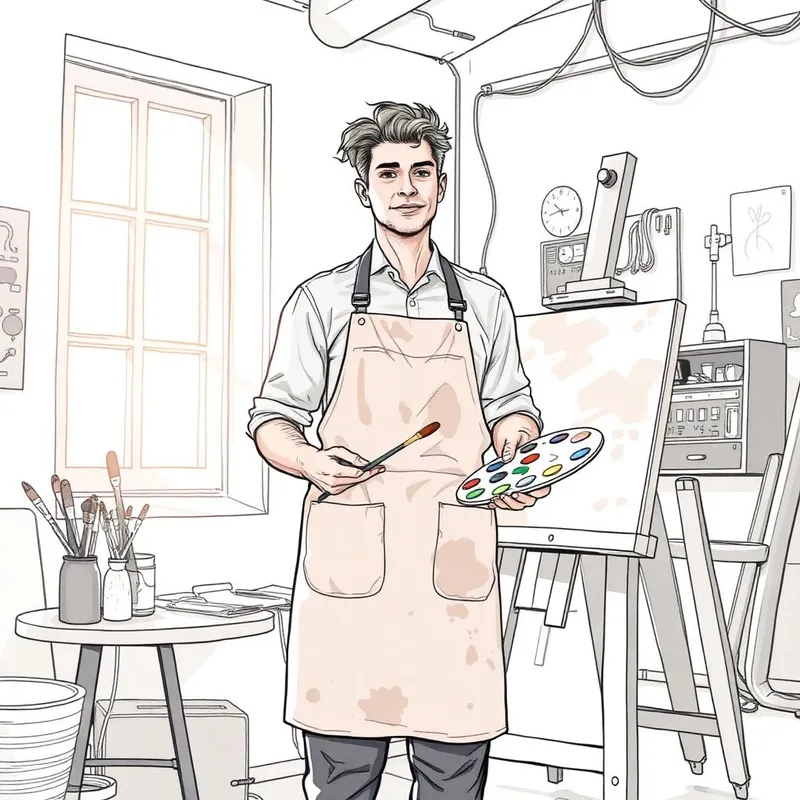
#> input picture attached_assets/IMG_0691_1766880050020.webp, 800 x 800 px
$ python -i lighting_analysis.py   (imports and definitions only)   (older library calls are emulated)
#> lines starting #> are read from the running program, lines starting #| are printed output that depends on the picture
"""
Stage 7: Lighting & Shadow Inference

Analyzes shadow direction, intensity, highlight spread, and contrast gradients
using image gradients and depth cues.
"""

from typing import Dict, Optional, Tuple
import math

try:
    import numpy as np
    from PIL import Image
    import cv2
except ImportError:
    np = None
    Image = None
    cv2 = None

from pipeline.schemas import LightingAnalysisResult, LightingDirection


def compute_gradient_direction(image: 'np.ndarray') -> Tuple[float, float]:
    """
    Compute dominant gradient direction using Sobel operators.
    Returns (angle_degrees, magnitude).
    """
    if cv2 is None:
        raise ImportError("OpenCV is required")

    if len(image.shape) == 3:
        gray = cv2.cvtColor(image, cv2.COLOR_RGB2GRAY)
    else:
        gray = image

    gray = gray.astype(np.float32) / 255.0

    sobel_x = cv2.Sobel(gray, cv2.CV_32F, 1, 0, ksize=3)
    sobel_y = cv2.Sobel(gray, cv2.CV_32F, 0, 1, ksize=3)

    magnitude = np.sqrt(sobel_x**2 + sobel_y**2)

    threshold = np.percentile(magnitude, 90)
    strong_mask = magnitude > threshold

    if np.sum(strong_mask) < 10:
        return 0.0, 0.0

    avg_gx = np.mean(sobel_x[strong_mask])
    avg_gy = np.mean(sobel_y[strong_mask])

    angle = math.degrees(math.atan2(avg_gy, avg_gx))

    avg_magnitude = np.mean(magnitude[strong_mask])

    return angle, float(avg_magnitude)


def angle_to_direction(angle: float) -> LightingDirection:
    """Convert angle in degrees to lighting direction enum."""
    angle = angle % 360

    if angle < 0:
        angle += 360

    direction_map = [
        (337.5, 360, LightingDirection.RIGHT),
        (0, 22.5, LightingDirection.RIGHT),
        (22.5, 67.5, LightingDirection.BOTTOM_RIGHT),
        (67.5, 112.5, LightingDirection.BOTTOM),
        (112.5, 157.5, LightingDirection.BOTTOM_LEFT),
        (157.5, 202.5, LightingDirection.LEFT),
        (202.5, 247.5, LightingDirection.TOP_LEFT),
        (247.5, 292.5, LightingDirection.TOP),
        (292.5, 337.5, LightingDirection.TOP_RIGHT),
    ]

    for start, end, direction in direction_map:
        if start <= angle < end:
            return direction

    return LightingDirection.AMBIENT


def compute_shadow_intensity(image: 'np.ndarray') -> float:
    """
    Estimate shadow intensity based on dark region analysis.
    Returns value 0-1 where 1 = strong shadows.
    """
    if len(image.shape) == 3:
        gray = cv2.cvtColor(image, cv2.COLOR_RGB2GRAY)
    else:
        gray = image

    dark_threshold = 50
    dark_pixels = np.sum(gray < dark_threshold)
    total_pixels = gray.size

    dark_ratio = dark_pixels / total_pixels

    std_dev = np.std(gray)

    intensity = (dark_ratio * 0.5) + (std_dev / 255 * 0.5)

    return min(1.0, max(0.0, intensity * 2))


def compute_highlight_strength(image: 'np.ndarray') -> float:
    """
    Estimate highlight strength based on bright region analysis.
    Returns value 0-1 where 1 = strong highlights.
    """
    if len(image.shape) == 3:
        gray = cv2.cvtColor(image, cv2.COLOR_RGB2GRAY)
    else:
        gray = image

    bright_threshold = 200
    bright_pixels = np.sum(gray > bright_threshold)
    total_pixels = gray.size

    bright_ratio = bright_pixels / total_pixels

    very_bright = np.sum(gray > 240)
    saturation = very_bright / total_pixels

    strength = (bright_ratio * 0.6) + (saturation * 0.4)

    return min(1.0, max(0.0, strength * 3))


def compute_contrast_gradient(image: 'np.ndarray') -> float:
    """
    Compute overall contrast gradient in the image.
    Higher values indicate more dramatic lighting.
    """
    if len(image.shape) == 3:
        gray = cv2.cvtColor(image, cv2.COLOR_RGB2GRAY)
    else:
        gray = image

    p5 = np.percentile(gray, 5)
    p95 = np.percentile(gray, 95)

    contrast_range = (p95 - p5) / 255.0

    std_dev = np.std(gray) / 127.5

    return (contrast_range + std_dev) / 2


def estimate_key_light_position(
    direction: LightingDirection,
    shadow_intensity: float
) -> Tuple[float, float, float]:
    """
    Estimate 3D position of key light based on direction and intensity.
    Returns (x, y, z) normalized coordinates.
    """
    direction_vectors = {
        LightingDirection.TOP: (0.0, -1.0, 0.5),
        LightingDirection.TOP_LEFT: (-0.7, -0.7, 0.5),
        LightingDirection.TOP_RIGHT: (0.7, -0.7, 0.5),
        LightingDirection.LEFT: (-1.0, 0.0, 0.5),
        LightingDirection.RIGHT: (1.0, 0.0, 0.5),
        LightingDirection.BOTTOM: (0.0, 1.0, 0.5),
        LightingDirection.BOTTOM_LEFT: (-0.7, 0.7, 0.5),
        LightingDirection.BOTTOM_RIGHT: (0.7, 0.7, 0.5),
        LightingDirection.AMBIENT: (0.0, 0.0, 1.0),
    }

    base = direction_vectors.get(direction, (0.0, 0.0, 1.0))

    z_offset = (1 - shadow_intensity) * 0.5

    return (base[0], base[1], base[2] + z_offset)


def analyze_lighting(
    image_path: str,
    depth_map_path: Optional[str] = None
) -> LightingAnalysisResult:
    """
    Analyze lighting and shadows in an image.

    Args:
        image_path: Path to input image
        depth_map_path: Optional path to depth map for enhanced analysis

    Returns:
        LightingAnalysisResult with direction, intensities, and position
    """
    if np is None or Image is None or cv2 is None:
        raise ImportError("numpy, PIL, and OpenCV are required")

    image = np.array(Image.open(image_path).convert('RGB'))
#> image is the input picture: shape (800, 800, 3); mean R, G, B 228.4, 224.8, 221.9

    gradient_angle, gradient_magnitude = compute_gradient_direction(image)
#> in compute_gradient_direction, `sobel_x = cv2.Sobel(gray, cv2.CV_32F, 1, 0, ksize=3)`:
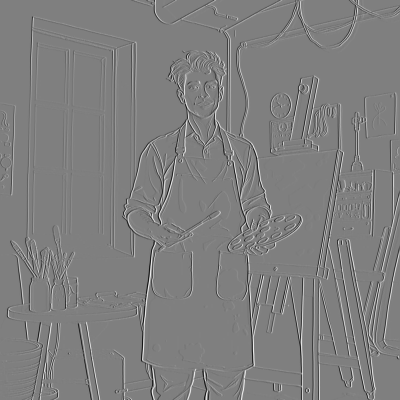
#> sobel_x: shape (800, 800) float32 (shown at 1/2 size); min -4, max 4, mean -0.000422; drawn with min black and max white
#> in compute_gradient_direction, `sobel_y = cv2.Sobel(gray, cv2.CV_32F, 0, 1, ksize=3)`:
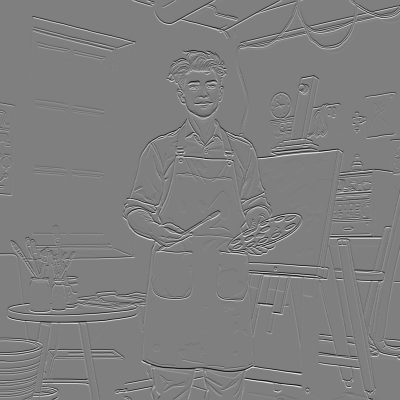
#> sobel_y: shape (800, 800) float32 (shown at 1/2 size); min -4, max 4, mean -0.00145; drawn with min black and max white
#> in compute_gradient_direction, `magnitude = np.sqrt(sobel_x**2 + sobel_y**2)`:
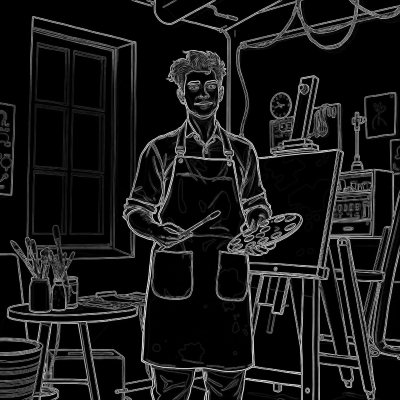
#> magnitude: shape (800, 800) float32 (shown at 1/2 size); min 0, max 4.1, mean 0.394; drawn with min black and max white
#> in compute_gradient_direction, `threshold = np.percentile(magnitude, 90)`: threshold = 1.61
#> in compute_gradient_direction, `strong_mask = magnitude > threshold`:
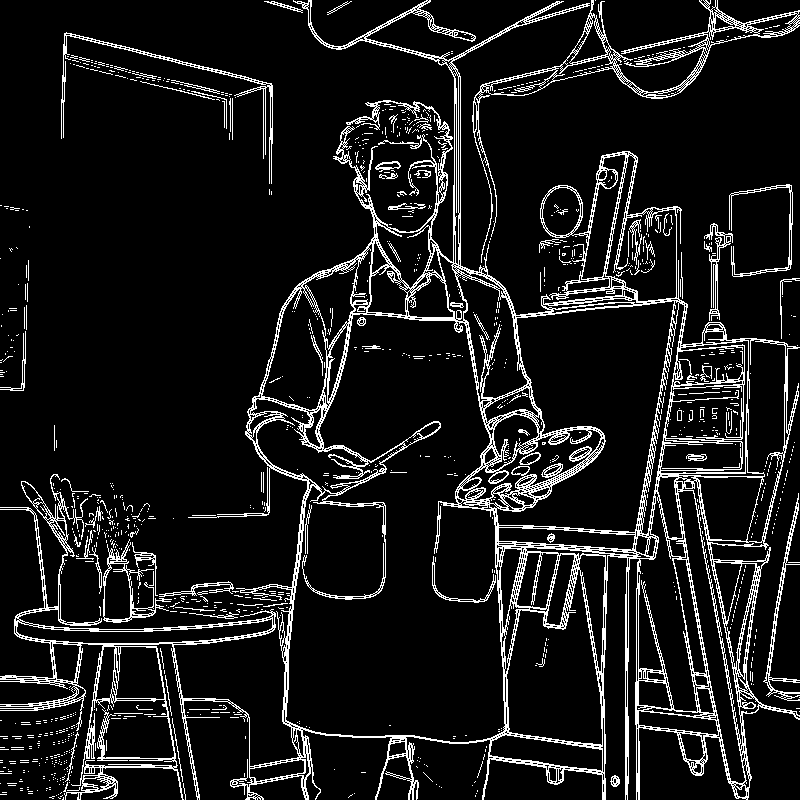
#> strong_mask: shape (800, 800) bool; 10% white in thin lines or dots
#> in compute_gradient_direction, `avg_gx = np.mean(sobel_x[strong_mask])`: avg_gx = 0.000396
#> in compute_gradient_direction, `avg_gy = np.mean(sobel_y[strong_mask])`: avg_gy = -0.0221
#> in compute_gradient_direction, `angle = math.degrees(math.atan2(avg_gy, avg_gx))`: angle = -88.97
#> in compute_gradient_direction, `avg_magnitude = np.mean(magnitude[strong_mask])`: avg_magnitude = 2.46
#> gradient_angle = -88.97; gradient_magnitude = 2.46

    if gradient_magnitude < 0.05:
        direction = LightingDirection.AMBIENT
    else:
        light_angle = (gradient_angle + 180) % 360
#> light_angle = 91.03
        direction = angle_to_direction(light_angle)
#> direction = <LightingDirection.BOTTOM: 'bottom'>

    shadow_intensity = compute_shadow_intensity(image)
#> in compute_shadow_intensity, `dark_pixels = np.sum(gray < dark_threshold)`: dark_pixels = 12966
#> in compute_shadow_intensity, `dark_ratio = dark_pixels / total_pixels`: dark_ratio = 0.0203
#> in compute_shadow_intensity, `std_dev = np.std(gray)`: std_dev = 51.59
#> in compute_shadow_intensity, `intensity = (dark_ratio * 0.5) + (std_dev / 255 * 0.5)`: intensity = 0.111
#> shadow_intensity = 0.223
    highlight_strength = compute_highlight_strength(image)
#> in compute_highlight_strength, `bright_pixels = np.sum(gray > bright_threshold)`: bright_pixels = 531591
#> in compute_highlight_strength, `bright_ratio = bright_pixels / total_pixels`: bright_ratio = 0.831
#> in compute_highlight_strength, `very_bright = np.sum(gray > 240)`: very_bright = 381525
#> in compute_highlight_strength, `saturation = very_bright / total_pixels`: saturation = 0.596
#> in compute_highlight_strength, `strength = (bright_ratio * 0.6) + (saturation * 0.4)`: strength = 0.737
#> highlight_strength = 1
    contrast_gradient = compute_contrast_gradient(image)
#> in compute_contrast_gradient, `p5 = np.percentile(gray, 5)`: p5 = 95
#> in compute_contrast_gradient, `p95 = np.percentile(gray, 95)`: p95 = 255
#> in compute_contrast_gradient, `contrast_range = (p95 - p5) / 255.0`: contrast_range = 0.627
#> in compute_contrast_gradient, `std_dev = np.std(gray) / 127.5`: std_dev = 0.405
#> contrast_gradient = 0.516

    key_light_pos = estimate_key_light_position(direction, shadow_intensity)
#> in estimate_key_light_position, `z_offset = (1 - shadow_intensity) * 0.5`: z_offset = 0.389
#> key_light_pos = (0, 1, 0.889)

    return LightingAnalysisResult(
        direction=direction,
        shadow_intensity=round(shadow_intensity, 3),
        highlight_strength=round(highlight_strength, 3),
        contrast_gradient=round(contrast_gradient, 3),
        key_light_position=key_light_pos
    )

>>> result = analyze_lighting('../../../attached_assets/IMG_0691_1766880050020.webp')

$ run again, on attached_assets/IMG_0692_1766880050020.webp
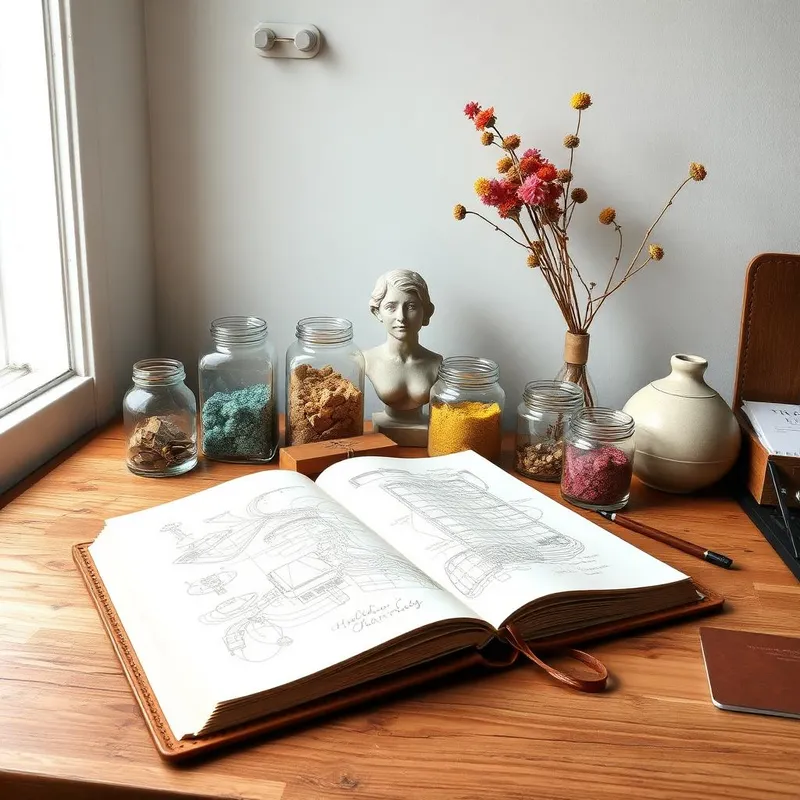
#> input picture attached_assets/IMG_0692_1766880050020.webp, 800 x 800 px
#> in analyze_lighting, image is the input picture: shape (800, 800, 3); mean R, G, B 176.2, 158.3, 143
#> in compute_gradient_direction, `magnitude = np.sqrt(sobel_x**2 + sobel_y**2)`:
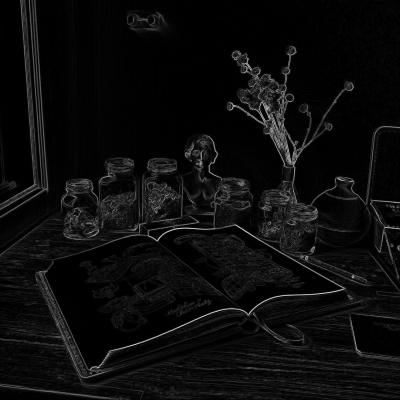
#> magnitude: shape (800, 800) float32 (shown at 1/2 size); min 0, max 3.81, mean 0.187; drawn with min black and max white
#> threshold = 0.503
#> in compute_gradient_direction, `strong_mask = magnitude > threshold`:
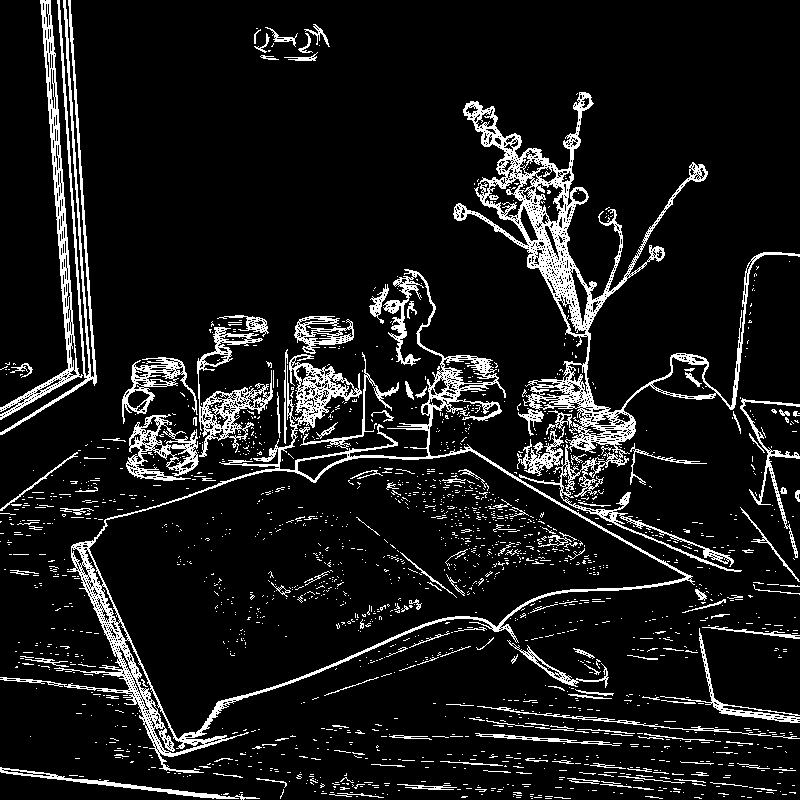
#> strong_mask: shape (800, 800) bool; 10% white in thin lines or dots
#> avg_gx = -0.0379
#> avg_gy = -0.0332
#> in compute_gradient_direction, `angle = math.degrees(math.atan2(avg_gy, avg_gx))`: angle = -138.8
#> avg_magnitude = 1.02
#> gradient_angle = -138.8; gradient_magnitude = 1.02
#> light_angle = 41.16
#> direction = <LightingDirection.BOTTOM_RIGHT: 'bottom_right'>
#> dark_pixels = 64867
#> dark_ratio = 0.101
#> in compute_shadow_intensity, `std_dev = np.std(gray)`: std_dev = 70.24
#> intensity = 0.188
#> shadow_intensity = 0.377
#> bright_pixels = 239388
#> bright_ratio = 0.374
#> very_bright = 93323
#> saturation = 0.146
#> strength = 0.283
#> highlight_strength = 0.848
#> p5 = 32
#> p95 = 255
#> contrast_range = 0.875
#> in compute_contrast_gradient, `std_dev = np.std(gray) / 127.5`: std_dev = 0.551
#> contrast_gradient = 0.713
#> z_offset = 0.312
#> key_light_pos = (0.7, 0.7, 0.812)

$ run again, on attached_assets/IMG_0693_1766880050020.webp
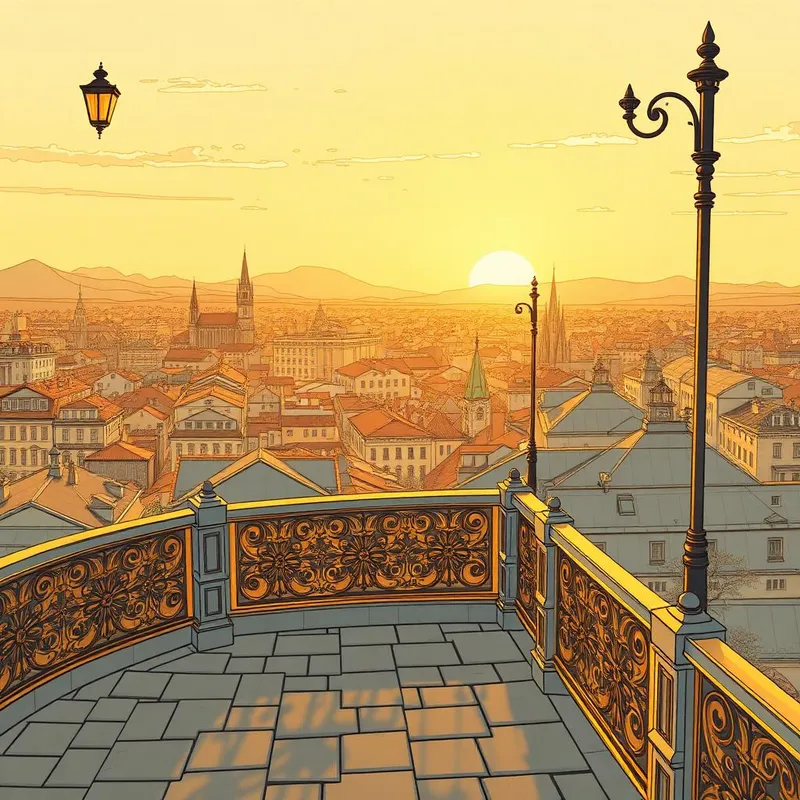
#> input picture attached_assets/IMG_0693_1766880050020.webp, 800 x 800 px
#> in analyze_lighting, image is the input picture: shape (800, 800, 3); mean R, G, B 184.8, 155.4, 97.1
#> in compute_gradient_direction, `magnitude = np.sqrt(sobel_x**2 + sobel_y**2)`:
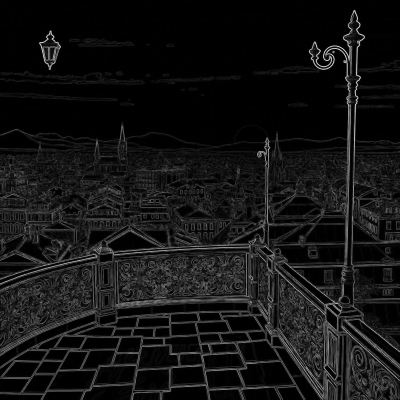
#> magnitude: shape (800, 800) float32 (shown at 1/2 size); min 0, max 3.73, mean 0.294; drawn with min black and max white
#> threshold = 0.923
#> in compute_gradient_direction, `strong_mask = magnitude > threshold`:
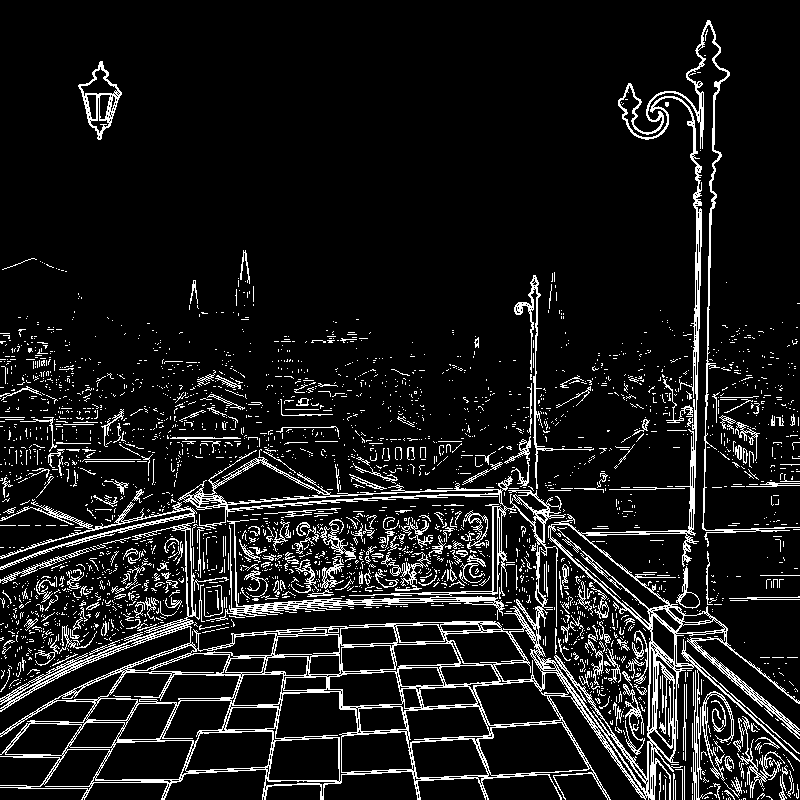
#> strong_mask: shape (800, 800) bool; 10% white in thin lines or dots
#> avg_gx = 0.00844
#> avg_gy = 0.00243
#> in compute_gradient_direction, `angle = math.degrees(math.atan2(avg_gy, avg_gx))`: angle = 16.07
#> avg_magnitude = 1.41
#> gradient_angle = 16.07; gradient_magnitude = 1.41
#> light_angle = 196.1
#> direction = <LightingDirection.LEFT: 'left'>
#> dark_pixels = 40210
#> dark_ratio = 0.0628
#> in compute_shadow_intensity, `std_dev = np.std(gray)`: std_dev = 62.96
#> intensity = 0.155
#> shadow_intensity = 0.31
#> bright_pixels = 227718
#> bright_ratio = 0.356
#> very_bright = 2662
#> saturation = 0.00416
#> strength = 0.215
#> highlight_strength = 0.645
#> p5 = 45
#> p95 = 233
#> contrast_range = 0.737
#> in compute_contrast_gradient, `std_dev = np.std(gray) / 127.5`: std_dev = 0.494
#> contrast_gradient = 0.616
#> z_offset = 0.345
#> key_light_pos = (-1, 0, 0.845)
